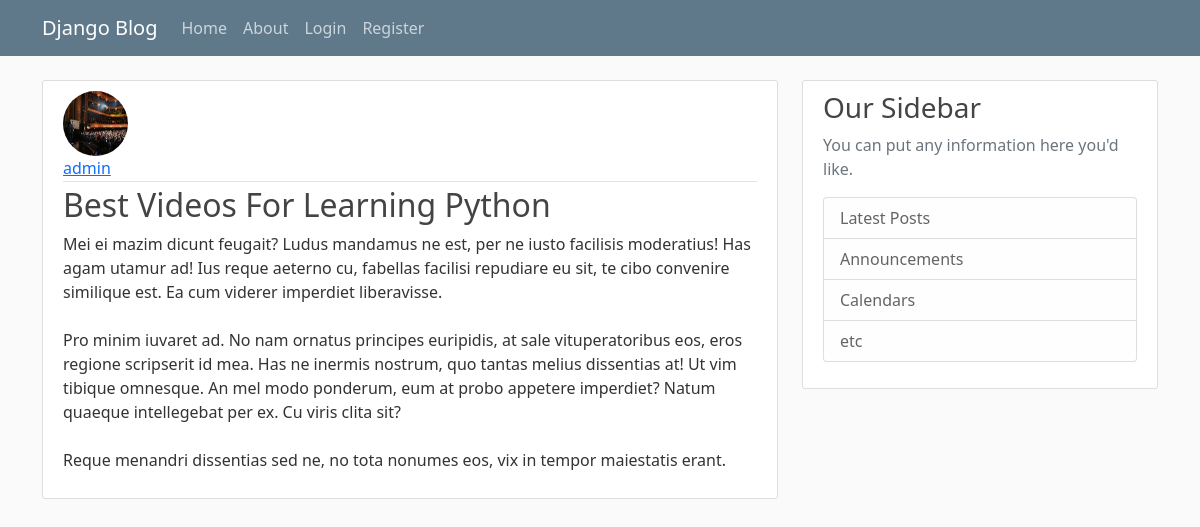
The page /post/29/ on the database its author committed.
### blog/models.py (models this page shows, shortened)
class Post(models.Model):
    title=models.CharField(max_length=100)
    content=models.TextField()#for large amount of text, since posts can contain many text.
    date_posted=models.DateTimeField(default=timezone.now)#we dont pass timezone.now() as a function, but pass timezone.now as a reference to the function. if we passed it as function i.e using paranthesis, then it would return the time when this model was created, but we pass it as a reference whenever the user creates the post
    author=models.ForeignKey(User,on_delete=models.CASCADE)#author: a ForeignKey linking to the User model. This establishes a many-to-one relationship, meaning each post is written by one user, but each user can write many posts. The on_delete=models.CASCADE parameter specifies that if a user is deleted, all of their posts will also be deleted automatically, which is a common behavior in blog applications to maintain referential integrity.

### users/models.py (models this page shows, shortened)
class Profile(models.Model):
    user = models.OneToOneField(User,on_delete=models.CASCADE)
    image= models.ImageField(default="default.jpg",upload_to="profile_pics")

### blog/views.py (the view)
# urls.py: path('post/<int:pk>/',PostDetailView.as_view(),name='post-detail'),
class PostDetailView(DetailView):
    model= Post

### blog/templates/blog/post_detail.html (shortened to what this page needs)
{% extends 'blog/base.html' %} {% block content %}
<article class="media content-section">
    <img src="{{ object.author.profile.image.url }}" class="rounded-circle article-img">
    <div class="media-body">
        <div class="article-metadata ">
            <a class="mr-2" href="{%url 'user-posts' object.author.username %}">{{ object.author }}</a>
        </div>
        <h2 class="article-title">{{ object.title }}</h2>
        <p class="article-content">{{ object.content }}</p>
    </div>
</article>
{% endblock %}

### blog/static/blog/main.css (style rules this page uses)
body { background: #fafafa; color: #333333; margin-top: 5rem; }
h1, h2, h3, h4, h5, h6 { color: #444444; }
.content-section { background: #ffffff; padding: 10px 20px; border: 1px solid #dddddd; border-radius: 3px; margin-bottom: 20px; }
.article-title { color: #444444; }
.article-content { white-space: pre-line; }
.article-img { height: 65px; width: 65px; margin-right: 16px; }
.article-metadata { padding-bottom: 1px; margin-bottom: 4px; border-bottom: 1px solid #e3e3e3 }

### rows shown on the page
Post: author.profile.image (picture), author "admin", title "Best Videos For Learning Python", content "Mei ei mazim dicunt feugait? Ludus mandamus ne est, per ne iusto facilisis moderatius! Has agam utamur ad! Ius reque aeterno cu, fabellas facilisi repudiare eu sit, te cibo convenire similique est. Ea cum viderer imperdiet liberavisse. Pro minim iuvaret ad. No nam ornatus principes euripidis, at sale vituperatoribus eos, eros regione scripserit id mea. Has ne inermis nostrum, quo tantas melius dissentias at! Ut vim tibique omnesque. An mel modo ponderum, eum at probo appetere imperdiet? Natum quaeque intellegebat per ex. Cu viris clita sit? Reque menandri dissentias sed ne, no tota nonumes eos, vix in tempor maiestatis erant."
